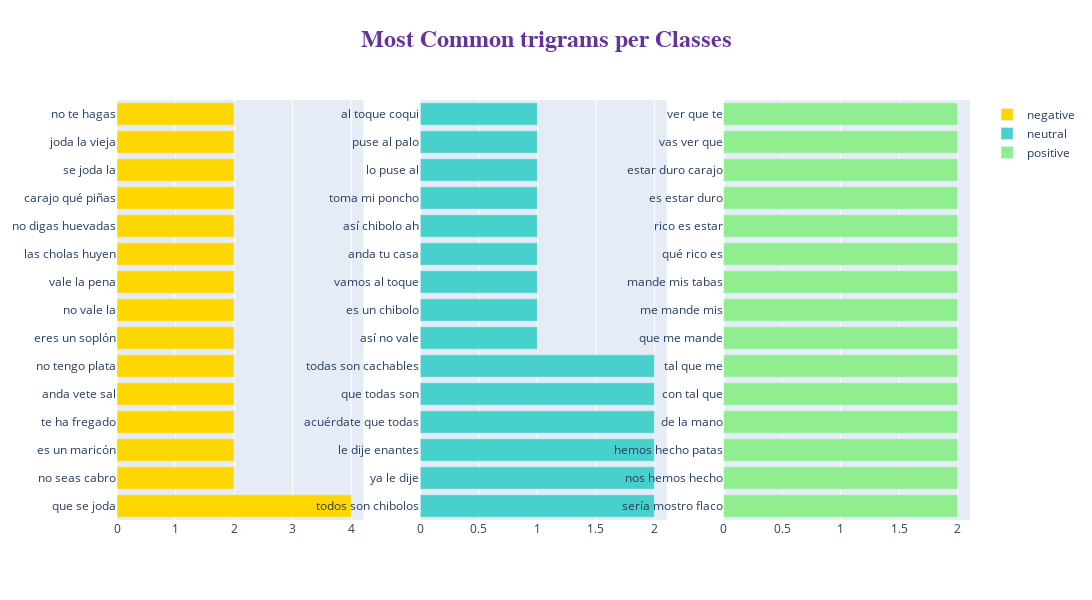

The notebook cell this image was saved under:
### Code cell
#trigram

fig = make_subplots(rows=1, cols=3)
title_ = ["negative", "neutral", "positive"]

for i in range(3):
    texts = df[df["label"] == i]['tokenized_text']

    new = texts.str.split()
    new = new.values.tolist()
    corpus = [word for i in new for word in i]

    top_n_bigrams = _get_top_ngram(texts, 3)[:15]
    x, y = map(list, zip(*top_n_bigrams))

    fig.add_trace(go.Bar(
                x=y,
                y=x,
                orientation='h', type="bar",
        name=title_[i], marker=dict(color=colors[i])), 1, i+1),

fig.update_layout(
    autosize=False,
    width=2000,
    height=600,title=dict(
        text='<b>Most Common trigrams per Classes</b>',
        x=0.5,
        y=0.95,
        font=dict(
        family="Courier New, monospace",
        size=24,
        color="RebeccaPurple"
        )
    ))
    
fig.show()

### Figure 1 — Plotly figure (JSON) as saved in the notebook; plotly's stock layout.template omitted (floating-point values rounded to 4 significant figures)
{"data": [{"marker": {"color": "gold"}, "name": "negative", "orientation": "h", "type": "bar", "x": [4, 2, 2, 2, 2, 2, 2, 2, 2, 2, 2, 2, 2, 2, 2], "xaxis": "x", "y": ["que se joda", "no seas cabro", "es un maricón", "te ha fregado", "anda vete sal", "no tengo plata", "eres un soplón", "no vale la", "vale la pena", "las cholas huyen", "no digas huevadas", "carajo qué piñas", "se joda la", "joda la vieja", "no te hagas"], "yaxis": "y"}, {"marker": {"color": "mediumturquoise"}, "name": "neutral", "orientation": "h", "type": "bar", "x": [2, 2, 2, 2, 2, 2, 1, 1, 1, 1, 1, 1, 1, 1, 1], "xaxis": "x2", "y": ["todos son chibolos", "ya le dije", "le dije enantes", "acuérdate que todas", "que todas son", "todas son cachables", "así no vale", "es un chibolo", "vamos al toque", "anda tu casa", "así chibolo ah", "toma mi poncho", "lo puse al", "puse al palo", "al toque coqui"], "yaxis": "y2"}, {"marker": {"color": "lightgreen"}, "name": "positive", "orientation": "h", "type": "bar", "x": [2, 2, 2, 2, 2, 2, 2, 2, 2, 2, 2, 2, 2, 2, 2], "xaxis": "x3", "y": ["sería mostro flaco", "nos hemos hecho", "hemos hecho patas", "de la mano", "con tal que", "tal que me", "que me mande", "me mande mis", "mande mis tabas", "qué rico es", "rico es estar", "es estar duro", "estar duro carajo", "vas ver que", "ver que te"], "yaxis": "y3"}], "layout": {"autosize": false, "height": 600, "title": {"font": {"color": "RebeccaPurple", "family": "Courier New, monospace", "size": 24}, "text": "<b>Most Common trigrams per Classes</b>", "x": 0.5, "y": 0.95}, "width": 2000, "xaxis": {"anchor": "y", "domain": [0, 0.2889]}, "xaxis2": {"anchor": "y2", "domain": [0.3556, 0.6444]}, "xaxis3": {"anchor": "y3", "domain": [0.7111, 1]}, "yaxis": {"anchor": "x", "domain": [0, 1]}, "yaxis2": {"anchor": "x2", "domain": [0, 1]}, "yaxis3": {"anchor": "x3", "domain": [0, 1]}}}
